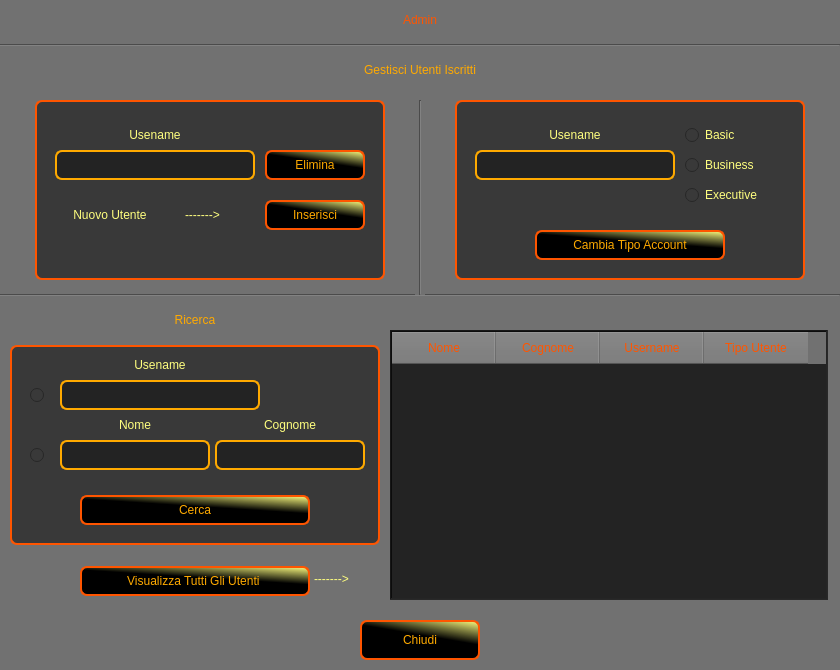
<?xml version="1.0" encoding="UTF-8"?>
<ui version="4.0">
 <class>InterfacciaAdmin</class>
 <widget class="QWidget" name="InterfacciaAdmin">
  <property name="geometry">
   <rect>
    <x>0</x>
    <y>0</y>
    <width>840</width>
    <height>670</height>
   </rect>
  </property>
  <property name="minimumSize">
   <size>
    <width>840</width>
    <height>670</height>
   </size>
  </property>
  <property name="maximumSize">
   <size>
    <width>840</width>
    <height>670</height>
   </size>
  </property>
  <property name="windowTitle">
   <string>Form</string>
  </property>
  <property name="styleSheet">
   <string notr="true">QWidget
{
	background-color:rgb(113, 113, 113);
}

QPushButton
{
	background-color:qlineargradient(spread:pad, x1:0.474, y1:1, x2:1, y2:0, stop:0.507177 rgba(0, 0, 0, 255), stop:1 rgba(255, 255, 127, 255));
	font: bold 14pt &quot;Kinnari&quot;;
	color: rgb(255, 170, 0);
	border-width: 2px;
	border-color:rgb(255, 85, 0);
	border-style: solid;
	border-radius: 7;
}

QPushButton:hover
{
	background-color:qlineargradient(spread:pad, x1:0.474, y1:1, x2:1, y2:0, stop:0 rgba(0, 0, 0, 255), stop:0.507177 rgba(255, 170, 0, 255)); 
	color: rgb(0, 0, 0);
}


QPushButton:hover:!pressed
{
	background-color:qlineargradient(spread:pad, x1:0.244, y1:1, x2:0.837, y2:0.227273, stop:0 rgba(255, 255, 127, 255), stop:0.507177 rgba(0, 0, 0, 255));
	color: rgb(255, 170, 0);
}

#AdminLabel
{
	font: bold italic 32pt &quot;Kinnari&quot;;
	color: rgb(255, 85, 0)
}

#GestisciLabel
{
	font: bold 18pt &quot;Kinnari&quot;;
	color:rgb(255, 170, 0);
}

#RicercaLabel
{
	font: bold 18pt &quot;Kinnari&quot;;
	color:rgb(255, 170, 0);
}

#NuovoUtenteLabel
{
	font: bold 14pt &quot;Kinnari&quot;;
	color:rgb(255, 255, 127)
}

QLabel
{
	font: bold 14pt &quot;Kinnari&quot;;
	color:rgb(255, 255, 127)
}

QLineEdit
{
	font:bold 12pt &quot;Kinnari&quot;;
	color:rgb(255, 255, 127);
	background-color: rgb(35, 35, 35);
	selection-color: rgb(0, 0, 0);
	selection-background-color: rgb(255, 170, 0);
	border-style: solid;
	border: 2px solid rgb(255, 170, 0);
	border-radius: 7;
}

QRadioButton
{
	font: bold 14pt &quot;Kinnari&quot;;
	color:rgb(255, 255, 127);
	background-color:rgb(57, 57, 57);
}

QTableWidget
{
	color:rgb(255, 255, 255);
	background-color:rgb(35, 35, 35);
	gridline-color:rgb(255, 85, 0);
}

QHeaderView::section 
{
	padding:0;
	height: 32px;
	width:18px;
	font:bold 14pt &quot;Kinnari&quot;;
	color:rgb(255, 85, 0);
	background-color:rgb(118, 118, 118);
}

QTableWidget::item:selected
{ 
	color: rgb(0, 0, 0);
	background-color: rgb(255, 170, 0);
 }

QTableWidget QTableCornerButton::section 
{
	background-color:rgb(255, 85, 0);
}

QGroupBox
{
	background-color:rgb(57, 57, 57);
	border-width: 2px;
	border-color:rgb(255, 85, 0);
	border-style: solid;
	border-radius: 7;

}

#UsernameLabel
{
	background-color:rgb(57, 57, 57);
}

#Username1Label
{
	background-color:rgb(57, 57, 57);
}

#Username2Label
{
	background-color:rgb(57, 57, 57);
}

#NuovoUtenteLabel
{
	background-color:rgb(57, 57, 57);
}

#NomeLabel
{
	background-color:rgb(57, 57, 57);
}

#CognomeLabel
{
	background-color:rgb(57, 57, 57);
}

#FrecciaLabel
{
	background-color:rgb(57, 57, 57);
}

#Freccia2Label
{
	background-color:rgb(57, 57, 57);
}

#ChiudiButton
{
	font: bold 16pt &quot;Kinnari&quot;;
}
</string>
  </property>
  <widget class="QLabel" name="AdminLabel">
   <property name="geometry">
    <rect>
     <x>345</x>
     <y>0</y>
     <width>150</width>
     <height>40</height>
    </rect>
   </property>
   <property name="text">
    <string>Admin</string>
   </property>
   <property name="alignment">
    <set>Qt::AlignCenter</set>
   </property>
  </widget>
  <widget class="Line" name="line">
   <property name="geometry">
    <rect>
     <x>0</x>
     <y>40</y>
     <width>840</width>
     <height>10</height>
    </rect>
   </property>
   <property name="orientation">
    <enum>Qt::Horizontal</enum>
   </property>
  </widget>
  <widget class="QGroupBox" name="groupBox_3">
   <property name="geometry">
    <rect>
     <x>35</x>
     <y>100</y>
     <width>350</width>
     <height>180</height>
    </rect>
   </property>
   <property name="title">
    <string/>
   </property>
   <widget class="QLabel" name="Username2Label">
    <property name="geometry">
     <rect>
      <x>85</x>
      <y>20</y>
      <width>70</width>
      <height>30</height>
     </rect>
    </property>
    <property name="text">
     <string>Usename</string>
    </property>
    <property name="alignment">
     <set>Qt::AlignCenter</set>
    </property>
   </widget>
   <widget class="QLabel" name="NuovoUtenteLabel">
    <property name="geometry">
     <rect>
      <x>20</x>
      <y>100</y>
      <width>110</width>
      <height>30</height>
     </rect>
    </property>
    <property name="text">
     <string>Nuovo Utente</string>
    </property>
    <property name="alignment">
     <set>Qt::AlignCenter</set>
    </property>
   </widget>
   <widget class="QLabel" name="FrecciaLabel">
    <property name="geometry">
     <rect>
      <x>150</x>
      <y>100</y>
      <width>70</width>
      <height>30</height>
     </rect>
    </property>
    <property name="text">
     <string>-------&gt;</string>
    </property>
   </widget>
   <widget class="QLineEdit" name="EliminaLineEdit">
    <property name="geometry">
     <rect>
      <x>20</x>
      <y>50</y>
      <width>200</width>
      <height>30</height>
     </rect>
    </property>
   </widget>
   <widget class="QPushButton" name="EliminaUtenteButton">
    <property name="geometry">
     <rect>
      <x>230</x>
      <y>50</y>
      <width>100</width>
      <height>30</height>
     </rect>
    </property>
    <property name="cursor">
     <cursorShape>PointingHandCursor</cursorShape>
    </property>
    <property name="text">
     <string>Elimina</string>
    </property>
   </widget>
   <widget class="QPushButton" name="InserisciNuovoUtenteButton">
    <property name="geometry">
     <rect>
      <x>230</x>
      <y>100</y>
      <width>100</width>
      <height>30</height>
     </rect>
    </property>
    <property name="cursor">
     <cursorShape>PointingHandCursor</cursorShape>
    </property>
    <property name="text">
     <string>Inserisci</string>
    </property>
   </widget>
  </widget>
  <widget class="QGroupBox" name="groupBox_2">
   <property name="geometry">
    <rect>
     <x>455</x>
     <y>100</y>
     <width>350</width>
     <height>180</height>
    </rect>
   </property>
   <property name="title">
    <string/>
   </property>
   <widget class="QLineEdit" name="CambiaLineEdit">
    <property name="geometry">
     <rect>
      <x>20</x>
      <y>50</y>
      <width>200</width>
      <height>30</height>
     </rect>
    </property>
   </widget>
   <widget class="QRadioButton" name="BasicRadioButton">
    <property name="geometry">
     <rect>
      <x>230</x>
      <y>20</y>
      <width>100</width>
      <height>30</height>
     </rect>
    </property>
    <property name="text">
     <string>Basic</string>
    </property>
   </widget>
   <widget class="QRadioButton" name="BusinessRadioButton">
    <property name="geometry">
     <rect>
      <x>230</x>
      <y>50</y>
      <width>100</width>
      <height>30</height>
     </rect>
    </property>
    <property name="text">
     <string>Business</string>
    </property>
   </widget>
   <widget class="QRadioButton" name="ExecutiveRadioButton">
    <property name="geometry">
     <rect>
      <x>230</x>
      <y>80</y>
      <width>100</width>
      <height>30</height>
     </rect>
    </property>
    <property name="text">
     <string>Executive</string>
    </property>
   </widget>
   <widget class="QLabel" name="Username1Label">
    <property name="geometry">
     <rect>
      <x>85</x>
      <y>20</y>
      <width>70</width>
      <height>30</height>
     </rect>
    </property>
    <property name="text">
     <string>Usename</string>
    </property>
    <property name="alignment">
     <set>Qt::AlignCenter</set>
    </property>
   </widget>
   <widget class="QPushButton" name="CambiaTipoAccountButton">
    <property name="geometry">
     <rect>
      <x>80</x>
      <y>130</y>
      <width>190</width>
      <height>30</height>
     </rect>
    </property>
    <property name="cursor">
     <cursorShape>PointingHandCursor</cursorShape>
    </property>
    <property name="text">
     <string>Cambia Tipo Account</string>
    </property>
   </widget>
  </widget>
  <widget class="QLabel" name="GestisciLabel">
   <property name="geometry">
    <rect>
     <x>310</x>
     <y>60</y>
     <width>220</width>
     <height>20</height>
    </rect>
   </property>
   <property name="text">
    <string>Gestisci Utenti Iscritti</string>
   </property>
   <property name="alignment">
    <set>Qt::AlignCenter</set>
   </property>
  </widget>
  <widget class="QGroupBox" name="groupBox">
   <property name="geometry">
    <rect>
     <x>10</x>
     <y>345</y>
     <width>370</width>
     <height>200</height>
    </rect>
   </property>
   <property name="title">
    <string/>
   </property>
   <widget class="QRadioButton" name="UsernameRadioButton">
    <property name="geometry">
     <rect>
      <x>20</x>
      <y>35</y>
      <width>20</width>
      <height>30</height>
     </rect>
    </property>
    <property name="text">
     <string/>
    </property>
   </widget>
   <widget class="QRadioButton" name="NomeCognomeRadioButton">
    <property name="geometry">
     <rect>
      <x>20</x>
      <y>95</y>
      <width>20</width>
      <height>30</height>
     </rect>
    </property>
    <property name="text">
     <string/>
    </property>
   </widget>
   <widget class="QLineEdit" name="UsernameLineEdit">
    <property name="geometry">
     <rect>
      <x>50</x>
      <y>35</y>
      <width>200</width>
      <height>30</height>
     </rect>
    </property>
   </widget>
   <widget class="QLineEdit" name="NomeLineEdit">
    <property name="geometry">
     <rect>
      <x>50</x>
      <y>95</y>
      <width>150</width>
      <height>30</height>
     </rect>
    </property>
   </widget>
   <widget class="QLineEdit" name="CognomeLineEdit">
    <property name="geometry">
     <rect>
      <x>205</x>
      <y>95</y>
      <width>150</width>
      <height>30</height>
     </rect>
    </property>
   </widget>
   <widget class="QPushButton" name="CercaButton">
    <property name="geometry">
     <rect>
      <x>70</x>
      <y>150</y>
      <width>230</width>
      <height>30</height>
     </rect>
    </property>
    <property name="cursor">
     <cursorShape>PointingHandCursor</cursorShape>
    </property>
    <property name="text">
     <string>Cerca</string>
    </property>
   </widget>
   <widget class="QLabel" name="UsernameLabel">
    <property name="geometry">
     <rect>
      <x>115</x>
      <y>5</y>
      <width>70</width>
      <height>30</height>
     </rect>
    </property>
    <property name="text">
     <string>Usename</string>
    </property>
    <property name="alignment">
     <set>Qt::AlignCenter</set>
    </property>
   </widget>
   <widget class="QLabel" name="NomeLabel">
    <property name="geometry">
     <rect>
      <x>100</x>
      <y>65</y>
      <width>50</width>
      <height>30</height>
     </rect>
    </property>
    <property name="text">
     <string>Nome</string>
    </property>
    <property name="alignment">
     <set>Qt::AlignCenter</set>
    </property>
   </widget>
   <widget class="QLabel" name="CognomeLabel">
    <property name="geometry">
     <rect>
      <x>240</x>
      <y>65</y>
      <width>80</width>
      <height>30</height>
     </rect>
    </property>
    <property name="text">
     <string>Cognome</string>
    </property>
    <property name="alignment">
     <set>Qt::AlignCenter</set>
    </property>
   </widget>
  </widget>
  <widget class="Line" name="line_2">
   <property name="geometry">
    <rect>
     <x>0</x>
     <y>290</y>
     <width>840</width>
     <height>10</height>
    </rect>
   </property>
   <property name="orientation">
    <enum>Qt::Horizontal</enum>
   </property>
  </widget>
  <widget class="Line" name="line_3">
   <property name="geometry">
    <rect>
     <x>415</x>
     <y>100</y>
     <width>10</width>
     <height>195</height>
    </rect>
   </property>
   <property name="orientation">
    <enum>Qt::Vertical</enum>
   </property>
  </widget>
  <widget class="QPushButton" name="VisualizzaUtentiIscrittiButton">
   <property name="geometry">
    <rect>
     <x>80</x>
     <y>566</y>
     <width>230</width>
     <height>30</height>
    </rect>
   </property>
   <property name="cursor">
    <cursorShape>PointingHandCursor</cursorShape>
   </property>
   <property name="text">
    <string>Visualizza Tutti Gli Utenti </string>
   </property>
  </widget>
  <widget class="QPushButton" name="ChiudiButton">
   <property name="geometry">
    <rect>
     <x>360</x>
     <y>620</y>
     <width>120</width>
     <height>40</height>
    </rect>
   </property>
   <property name="cursor">
    <cursorShape>PointingHandCursor</cursorShape>
   </property>
   <property name="text">
    <string>Chiudi</string>
   </property>
  </widget>
  <widget class="QTableWidget" name="Table">
   <property name="geometry">
    <rect>
     <x>390</x>
     <y>330</y>
     <width>438</width>
     <height>270</height>
    </rect>
   </property>
   <property name="frameShape">
    <enum>QFrame::WinPanel</enum>
   </property>
   <property name="frameShadow">
    <enum>QFrame::Sunken</enum>
   </property>
   <property name="sortingEnabled">
    <bool>false</bool>
   </property>
   <attribute name="horizontalHeaderDefaultSectionSize">
    <number>104</number>
   </attribute>
   <column>
    <property name="text">
     <string>Nome</string>
    </property>
   </column>
   <column>
    <property name="text">
     <string>Cognome</string>
    </property>
   </column>
   <column>
    <property name="text">
     <string>Username</string>
    </property>
   </column>
   <column>
    <property name="text">
     <string>Tipo Utente</string>
    </property>
   </column>
  </widget>
  <widget class="QLabel" name="FrecciaLabel_2">
   <property name="geometry">
    <rect>
     <x>314</x>
     <y>570</y>
     <width>60</width>
     <height>17</height>
    </rect>
   </property>
   <property name="text">
    <string>-------&gt;</string>
   </property>
  </widget>
  <widget class="QLabel" name="RicercaLabel">
   <property name="geometry">
    <rect>
     <x>155</x>
     <y>305</y>
     <width>80</width>
     <height>30</height>
    </rect>
   </property>
   <property name="text">
    <string>Ricerca</string>
   </property>
   <property name="alignment">
    <set>Qt::AlignCenter</set>
   </property>
  </widget>
 </widget>
 <resources/>
 <connections/>
</ui>
